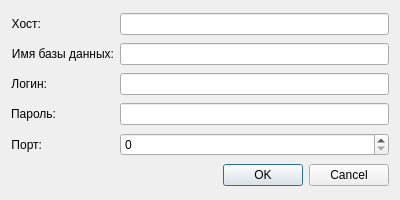
<?xml version="1.0" encoding="UTF-8"?>
<ui version="4.0">
 <class>DbData</class>
 <widget class="QDialog" name="DbData">
  <property name="geometry">
   <rect>
    <x>0</x>
    <y>0</y>
    <width>400</width>
    <height>200</height>
   </rect>
  </property>
  <property name="windowTitle">
   <string>DBConnect</string>
  </property>
  <layout class="QGridLayout" name="gridLayout">
   <item row="2" column="1">
    <widget class="QLineEdit" name="le_login">
     <property name="sizePolicy">
      <sizepolicy hsizetype="Preferred" vsizetype="Fixed">
       <horstretch>0</horstretch>
       <verstretch>0</verstretch>
      </sizepolicy>
     </property>
    </widget>
   </item>
   <item row="3" column="0">
    <widget class="QLabel" name="lb_pass">
     <property name="sizePolicy">
      <sizepolicy hsizetype="Maximum" vsizetype="Preferred">
       <horstretch>0</horstretch>
       <verstretch>0</verstretch>
      </sizepolicy>
     </property>
     <property name="text">
      <string>Пароль:</string>
     </property>
     <property name="alignment">
      <set>Qt::AlignRight|Qt::AlignTrailing|Qt::AlignVCenter</set>
     </property>
    </widget>
   </item>
   <item row="4" column="0">
    <widget class="QLabel" name="lb_port">
     <property name="sizePolicy">
      <sizepolicy hsizetype="Maximum" vsizetype="Preferred">
       <horstretch>0</horstretch>
       <verstretch>0</verstretch>
      </sizepolicy>
     </property>
     <property name="text">
      <string>Порт:</string>
     </property>
     <property name="alignment">
      <set>Qt::AlignRight|Qt::AlignTrailing|Qt::AlignVCenter</set>
     </property>
    </widget>
   </item>
   <item row="1" column="1">
    <widget class="QLineEdit" name="le_dbName">
     <property name="sizePolicy">
      <sizepolicy hsizetype="Preferred" vsizetype="Fixed">
       <horstretch>0</horstretch>
       <verstretch>0</verstretch>
      </sizepolicy>
     </property>
    </widget>
   </item>
   <item row="4" column="1">
    <widget class="QSpinBox" name="spB_port">
     <property name="sizePolicy">
      <sizepolicy hsizetype="Preferred" vsizetype="Fixed">
       <horstretch>0</horstretch>
       <verstretch>0</verstretch>
      </sizepolicy>
     </property>
     <property name="maximum">
      <number>65535</number>
     </property>
    </widget>
   </item>
   <item row="5" column="0" colspan="2">
    <widget class="QDialogButtonBox" name="buttonBox">
     <property name="orientation">
      <enum>Qt::Horizontal</enum>
     </property>
     <property name="standardButtons">
      <set>QDialogButtonBox::Cancel|QDialogButtonBox::Ok</set>
     </property>
    </widget>
   </item>
   <item row="0" column="1">
    <widget class="QLineEdit" name="le_host">
     <property name="sizePolicy">
      <sizepolicy hsizetype="Minimum" vsizetype="Fixed">
       <horstretch>0</horstretch>
       <verstretch>0</verstretch>
      </sizepolicy>
     </property>
    </widget>
   </item>
   <item row="0" column="0">
    <widget class="QLabel" name="lb_host">
     <property name="sizePolicy">
      <sizepolicy hsizetype="Fixed" vsizetype="Minimum">
       <horstretch>35</horstretch>
       <verstretch>0</verstretch>
      </sizepolicy>
     </property>
     <property name="text">
      <string>Хост:</string>
     </property>
     <property name="alignment">
      <set>Qt::AlignRight|Qt::AlignTrailing|Qt::AlignVCenter</set>
     </property>
    </widget>
   </item>
   <item row="2" column="0">
    <widget class="QLabel" name="lb_login">
     <property name="sizePolicy">
      <sizepolicy hsizetype="Maximum" vsizetype="Preferred">
       <horstretch>0</horstretch>
       <verstretch>0</verstretch>
      </sizepolicy>
     </property>
     <property name="text">
      <string>Логин:</string>
     </property>
     <property name="alignment">
      <set>Qt::AlignRight|Qt::AlignTrailing|Qt::AlignVCenter</set>
     </property>
    </widget>
   </item>
   <item row="1" column="0">
    <widget class="QLabel" name="lb_dbName">
     <property name="sizePolicy">
      <sizepolicy hsizetype="Maximum" vsizetype="Preferred">
       <horstretch>0</horstretch>
       <verstretch>0</verstretch>
      </sizepolicy>
     </property>
     <property name="text">
      <string>Имя базы данных:</string>
     </property>
     <property name="alignment">
      <set>Qt::AlignRight|Qt::AlignTrailing|Qt::AlignVCenter</set>
     </property>
    </widget>
   </item>
   <item row="3" column="1">
    <widget class="QLineEdit" name="le_pass">
     <property name="sizePolicy">
      <sizepolicy hsizetype="Preferred" vsizetype="Fixed">
       <horstretch>0</horstretch>
       <verstretch>0</verstretch>
      </sizepolicy>
     </property>
    </widget>
   </item>
  </layout>
 </widget>
 <resources/>
 <connections>
  <connection>
   <sender>buttonBox</sender>
   <signal>accepted()</signal>
   <receiver>DbData</receiver>
   <slot>accept()</slot>
   <hints>
    <hint type="sourcelabel">
     <x>248</x>
     <y>254</y>
    </hint>
    <hint type="destinationlabel">
     <x>157</x>
     <y>274</y>
    </hint>
   </hints>
  </connection>
  <connection>
   <sender>buttonBox</sender>
   <signal>rejected()</signal>
   <receiver>DbData</receiver>
   <slot>reject()</slot>
   <hints>
    <hint type="sourcelabel">
     <x>316</x>
     <y>260</y>
    </hint>
    <hint type="destinationlabel">
     <x>286</x>
     <y>274</y>
    </hint>
   </hints>
  </connection>
 </connections>
</ui>
